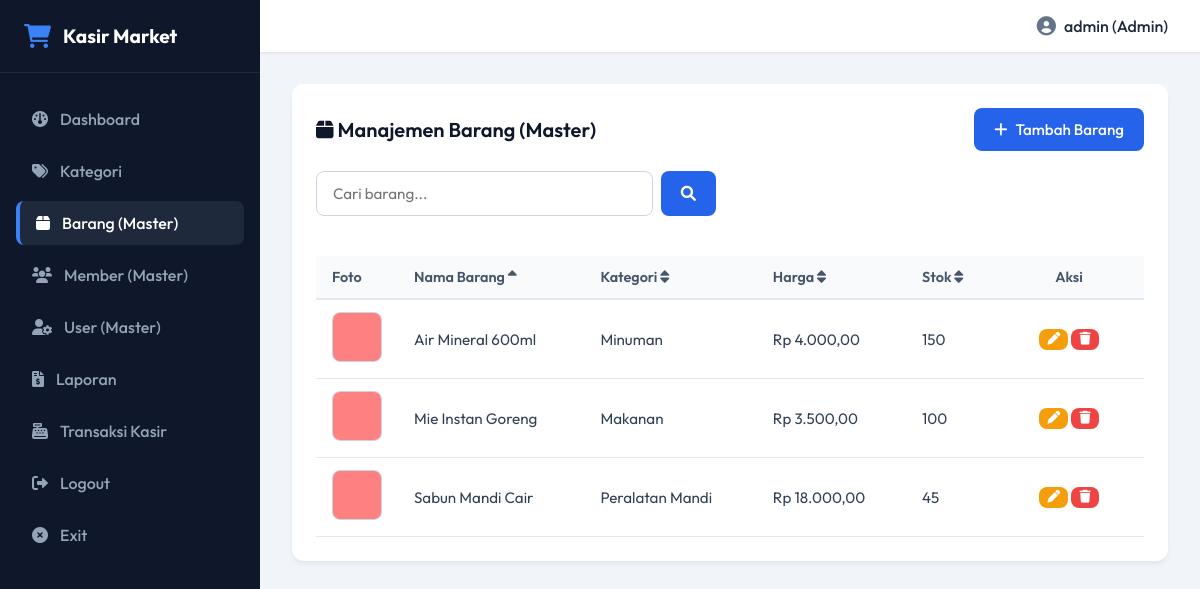
Screenshot of /index.php?page=barang (signed in) with the database file from the repository.
### tables this page shows
CREATE TABLE IF NOT EXISTS barang (
    id_barang INT AUTO_INCREMENT PRIMARY KEY,
    id_kategori INT NOT NULL,
    nama_barang VARCHAR(150) NOT NULL UNIQUE,
    harga DECIMAL(12,2) NOT NULL,
    stok INT NOT NULL,
    foto_barang VARCHAR(100) DEFAULT 'default.jpg',
    FOREIGN KEY (id_kategori) REFERENCES kategori(id_kategori) ON DELETE CASCADE
);

CREATE TABLE IF NOT EXISTS kategori (
    id_kategori INT AUTO_INCREMENT PRIMARY KEY,
    nama_kategori VARCHAR(100) NOT NULL UNIQUE
);

### controllers/Controller.php (called while the page is built, shortened)
<?php
require_once __DIR__ . '/../models/Model.php';
class Controller {
    private $model;
    public function __construct() {
        $this->model = new Model();
    }
    public function barang() {
        $action = $_GET['action'] ?? 'list';
        $query = trim($_GET['search'] ?? '');
        $order_by = $_GET['sort'] ?? 'nama_barang';
        $direction = $_GET['dir'] ?? 'ASC';
        $barang_list = $this->model->searchAndSort('barang', ['nama_barang', 'kategori.nama_kategori'], $query, $order_by, $direction);
        require __DIR__ . '/../views/master_barang.php';
    }
}

### models/Model.php (called while the page is built, shortened)
<?php
require_once __DIR__ . '/../config/database.php';
class Model {
    protected $db;
    public function __construct() {
        $database = new Database();
        $this->db = $database->getConnection();
    }
    public function searchAndSort($table, $search_cols = [], $query = '', $order_by = null, $direction = 'ASC') {
        $sql = "SELECT * FROM $table";
        $params = [];
        if ($table === 'barang') {
            $sql = "SELECT barang.*, kategori.nama_kategori FROM barang JOIN kategori ON barang.id_kategori = kategori.id_kategori";
        }
        if ($order_by) {
            $sql .= " ORDER BY $order_by $direction";
        }
        $stmt = $this->db->prepare($sql);
        $stmt->execute($params);
        return $stmt->fetchAll();
    }
}

### config/database.php (called while the page is built, shortened)
<?php
class Database {
    private $host = '127.0.0.1';
    private $port = '3306';
    private $db = 'db_minimarket';
    private $user = 'root';
    private $pass = '';
    public function getConnection() {
        $this->conn = null;
        try {
            $this->conn = new PDO("mysql:host=" . $this->host . ";port=" . $this->port, $this->user, $this->pass);
            $this->conn->setAttribute(PDO::ATTR_ERRMODE, PDO::ERRMODE_EXCEPTION);
            $this->conn->exec("CREATE DATABASE IF NOT EXISTS " . $this->db);
            $this->conn->exec("USE " . $this->db);
            $this->conn->setAttribute(PDO::ATTR_DEFAULT_FETCH_MODE, PDO::FETCH_ASSOC);
            $stmt = $this->conn->query("SHOW TABLES LIKE 'user'");
        } catch(PDOException $e) {
            die("Connection error: " . $e->getMessage());
        }
        return $this->conn;
    }
}

### views/master_barang.php (the view, shortened to what this page needs)
<?php require_once __DIR__ . '/layout/header.php'; ?>
<div class="card">
    <div class="card-title">
        <span><i class="fa-solid fa-box"></i> Manajemen Barang (Master)</span>
        <?php if ($action !== 'add' && $action !== 'edit_view'): ?>
            <a href="index.php?page=barang&action=add" class="btn btn-primary">
                <i class="fa-solid fa-plus"></i> Tambah Barang
            </a>
        <?php endif; ?>
    </div>
    <?php if ($action === 'add'): ?>
        <h3>Tambah Barang Baru</h3>
        <form action="index.php?page=barang&action=create" method="POST" enctype="multipart/form-data" style="margin-top: 1.5rem; max-width: 600px;">
            <div class="form-group">
                <label for="nama_barang">Nama Barang</label>
                <input type="text" name="nama_barang" id="nama_barang" class="form-input" required autocomplete="off">
            </div>
            <div class="form-group">
                <label for="id_kategori">Kategori</label>
                <select name="id_kategori" id="id_kategori" class="form-input" required>
                    <option value="">-- Pilih Kategori --</option>
                    <?php foreach ($kategori_list as $kategori): ?>
                        <option value="<?php echo $kategori['id_kategori']; ?>"><?php echo htmlspecialchars($kategori['nama_kategori']); ?></option>
                    <?php endforeach; ?>
                </select>
            </div>
            <div class="form-group">
                <label for="harga">Harga</label>
                <input type="number" step="0.01" name="harga" id="harga" class="form-input" min="0" required>
            </div>
            <div class="form-group">
                <label for="stok">Stok</label>
                <input type="number" name="stok" id="stok" class="form-input" min="0" required>
            </div>
            <div class="form-group">
                <label for="foto_barang">Foto Barang</label>
                <input type="file" name="foto_barang" id="foto_barang" class="form-input" accept="image/*">
            </div>
            <button type="submit" class="btn btn-primary">
                <i class="fa-solid fa-save"></i> Simpan
            </button>
            <a href="index.php?page=barang" class="btn btn-secondary">
                <i class="fa-solid fa-arrow-left"></i> Batal
            </a>
        </form>
    <?php else: ?>
        <div class="search-sort-bar">
            <form action="index.php" method="GET" class="search-form">
                <input type="text" name="search" class="form-input" placeholder="Cari barang..." value="<?php echo htmlspecialchars($query); ?>">
                <button type="submit" class="btn btn-primary"><i class="fa-solid fa-magnifying-glass"></i></button>
            </form>
        </div>
        <div class="table-responsive">
            <table>
                <thead>
                    <tr>
                        <th style="width: 80px;">Foto</th>
                        <th>
                            <a href="index.php?page=barang&search=<?php echo urlencode($query); ?>&sort=nama_barang&dir=<?php echo $order_by === 'nama_barang' && $direction === 'ASC' ? 'DESC' : 'ASC'; ?>" style="text-decoration: none; color: inherit;">
                                Nama Barang <i class="fa-solid <?php echo $order_by === 'nama_barang' ? ($direction === 'ASC' ? 'fa-sort-up' : 'fa-sort-down') : 'fa-sort'; ?>"></i>
                            </a>
                        </th>
                        <th>
                            <a href="index.php?page=barang&search=<?php echo urlencode($query); ?>&sort=kategori.nama_kategori&dir=<?php echo $order_by === 'kategori.nama_kategori' && $direction === 'ASC' ? 'DESC' : 'ASC'; ?>" style="text-decoration: none; color: inherit;">
                                Kategori <i class="fa-solid <?php echo $order_by === 'kategori.nama_kategori' ? ($direction === 'ASC' ? 'fa-sort-up' : 'fa-sort-down') : 'fa-sort'; ?>"></i>
                            </a>
                        </th>
                        <th>
                            <a href="index.php?page=barang&search=<?php echo urlencode($query); ?>&sort=harga&dir=<?php echo $order_by === 'harga' && $direction === 'ASC' ? 'DESC' : 'ASC'; ?>" style="text-decoration: none; color: inherit;">
                                Harga <i class="fa-solid <?php echo $order_by === 'harga' ? ($direction === 'ASC' ? 'fa-sort-up' : 'fa-sort-down') : 'fa-sort'; ?>"></i>
                            </a>
                        </th>
                        <th>
                            <a href="index.php?page=barang&search=<?php echo urlencode($query); ?>&sort=stok&dir=<?php echo $order_by === 'stok' && $direction === 'ASC' ? 'DESC' : 'ASC'; ?>" style="text-decoration: none; color: inherit;">
                                Stok <i class="fa-solid <?php echo $order_by === 'stok' ? ($direction === 'ASC' ? 'fa-sort-up' : 'fa-sort-down') : 'fa-sort'; ?>"></i>
                            </a>
                        </th>
                        <th style="width: 150px; text-align: center;">Aksi</th>
                    </tr>
                </thead>
                <tbody>
                    <?php if (empty($barang_list)): ?>
                        <tr>
                            <td colspan="6" style="text-align: center;">Tidak ada data barang.</td>
                        </tr>
                    <?php else: ?>
                        <?php foreach ($barang_list as $row): ?>
                            <tr>
                                <td>
                                    <img src="assets/images/<?php echo $row['foto_barang']; ?>" class="product-img" alt="Foto">
                                </td>
                                <td><?php echo htmlspecialchars($row['nama_barang']); ?></td>
                                <td><?php echo htmlspecialchars($row['nama_kategori']); ?></td>
                                <td>Rp <?php echo number_format($row['harga'], 2, ',', '.'); ?></td>
                                <td><?php echo htmlspecialchars($row['stok']); ?></td>
                                <td style="text-align: center;">
                                    <a href="index.php?page=barang&action=edit_view&id=<?php echo $row['id_barang']; ?>" class="btn btn-warning btn-sm" style="padding: 0.25rem 0.5rem; font-size: 0.8rem;">
                                        <i class="fa-solid fa-pen"></i>
                                    </a>
                                    <a href="index.php?page=barang&action=delete&id=<?php echo $row['id_barang']; ?>" class="btn btn-danger btn-sm" style="padding: 0.25rem 0.5rem; font-size: 0.8rem;" onclick="return confirm('Hapus barang ini?');">
                                        <i class="fa-solid fa-trash"></i>
                                    </a>
                                </td>
                            </tr>
                        <?php endforeach; ?>
                    <?php endif; ?>
                </tbody>
            </table>
        </div>
    <?php endif; ?>
</div>
<?php require_once __DIR__ . '/layout/footer.php'; ?>

### rows the page displays
barang: foto_barang (placeholder picture), nama_barang "Air Mineral 600ml", id_kategori.nama_kategori "Minuman", harga "4.000,00", stok "150"
barang: foto_barang (placeholder picture), nama_barang "Mie Instan Goreng", id_kategori.nama_kategori "Makanan", harga "3.500,00", stok "100"
barang: foto_barang (placeholder picture), nama_barang "Sabun Mandi Cair", id_kategori.nama_kategori "Peralatan Mandi", harga "18.000,00", stok "45"

### other values shown
$_SESSION['user']['username'] "admin"
$_SESSION['user']['role'] "Admin"
